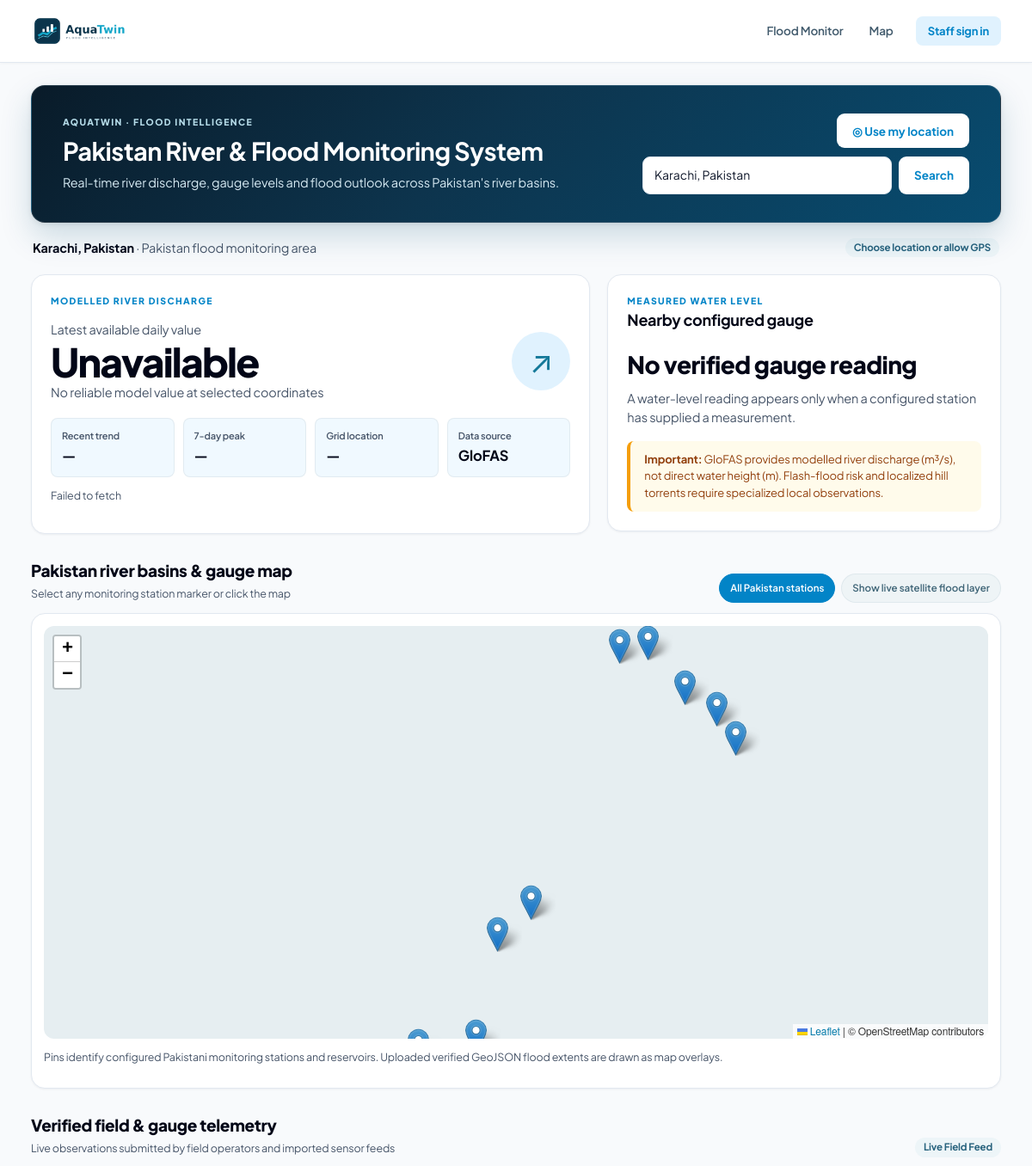
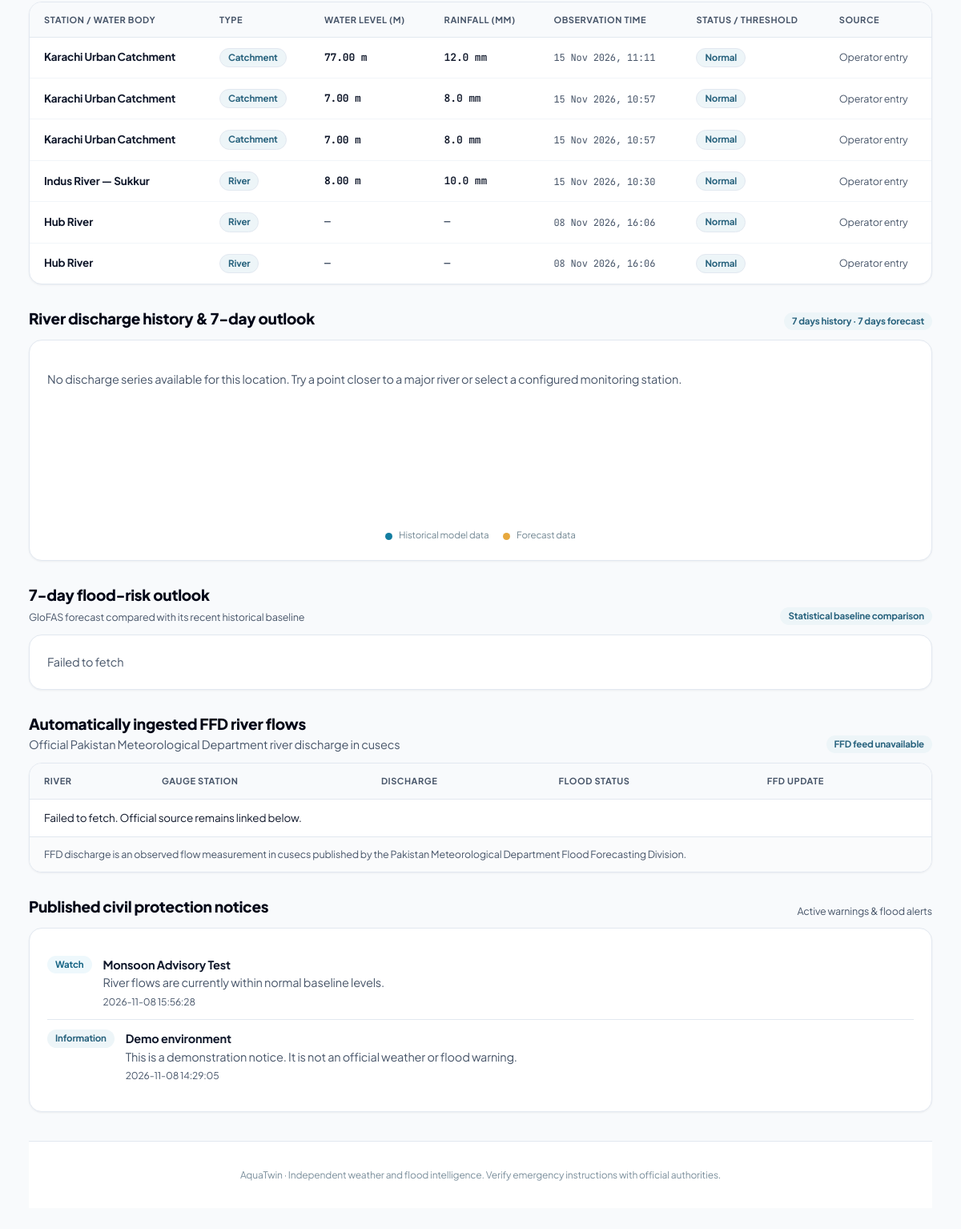
The page / on the database its author committed (2 pictures, top to bottom).
### tables this page shows
CREATE TABLE `weather_observations` (
  `id` bigint(20) UNSIGNED NOT NULL,
  `location_id` bigint(20) UNSIGNED NOT NULL,
  `observed_at` datetime NOT NULL,
  `rainfall_mm` decimal(8,2) DEFAULT NULL,
  `water_level_m` decimal(8,3) DEFAULT NULL,
  `source` varchar(120) NOT NULL DEFAULT 'Operator entry',
  `notes` text DEFAULT NULL,
  `entered_by` bigint(20) UNSIGNED DEFAULT NULL,
  `created_at` timestamp NOT NULL DEFAULT current_timestamp()
);

CREATE TABLE `locations` (
  `id` bigint(20) UNSIGNED NOT NULL,
  `name` varchar(160) NOT NULL,
  `area_type` enum('River','Canal','Catchment','Urban area') NOT NULL,
  `latitude` decimal(10,7) DEFAULT NULL,
  `longitude` decimal(10,7) DEFAULT NULL,
  `description` text DEFAULT NULL,
  `warning_level_m` decimal(8,3) DEFAULT NULL,
  `critical_level_m` decimal(8,3) DEFAULT NULL,
  `is_active` tinyint(1) NOT NULL DEFAULT 1,
  `created_at` timestamp NOT NULL DEFAULT current_timestamp()
);

CREATE TABLE `alerts` (
  `id` bigint(20) UNSIGNED NOT NULL,
  `title` varchar(180) NOT NULL,
  `severity` enum('Information','Watch','Warning','Critical') NOT NULL,
  `message` text NOT NULL,
  `is_active` tinyint(1) NOT NULL DEFAULT 1,
  `created_by` bigint(20) UNSIGNED DEFAULT NULL,
  `created_at` timestamp NOT NULL DEFAULT current_timestamp()
);

### public/index.php (the view, shortened to what this page needs)
<?php
require __DIR__.'/../app/bootstrap.php';
$place=trim($_GET['place']??'Karachi, Pakistan');
$lat=filter_var($_GET['lat']??null,FILTER_VALIDATE_FLOAT);$lon=filter_var($_GET['lon']??null,FILTER_VALIDATE_FLOAT);
if($lat===false||$lat===null)$lat=24.8607;if($lon===false||$lon===null)$lon=67.0011;
$locations=$pdo->query("SELECT l.id,l.name,l.latitude,l.longitude,l.area_type,l.description,
 (SELECT o.water_level_m FROM weather_observations o WHERE o.location_id=l.id ORDER BY o.observed_at DESC LIMIT 1) water_level_m,
 (SELECT o.rainfall_mm FROM weather_observations o WHERE o.location_id=l.id ORDER BY o.observed_at DESC LIMIT 1) rainfall_mm,
 (SELECT o.observed_at FROM weather_observations o WHERE o.location_id=l.id ORDER BY o.observed_at DESC LIMIT 1) observed_at,
 (SELECT o.source FROM weather_observations o WHERE o.location_id=l.id ORDER BY o.observed_at DESC LIMIT 1) observation_source
 FROM locations l WHERE l.is_active=1 ORDER BY l.name")->fetchAll();
$points=[];
foreach($locations as $l){
  if($l['latitude']!==null&&$l['longitude']!==null){
    $points[]=['id'=>(int)$l['id'],'name'=>$l['name'],'lat'=>(float)$l['latitude'],'lon'=>(float)$l['longitude'],'kind'=>$l['area_type'],'water'=>$l['water_level_m'],'rain'=>$l['rainfall_mm'],'observed'=>$l['observed_at'],'source'=>$l['observation_source']];
  }
}
$telemetryFeed = $pdo->query("SELECT o.id, o.observed_at, o.water_level_m, o.rainfall_mm, o.source, o.notes, l.name AS location, l.area_type, l.warning_level_m, l.critical_level_m
  FROM weather_observations o
  JOIN locations l ON l.id = o.location_id
  WHERE l.is_active = 1
  ORDER BY o.observed_at DESC, o.id DESC
  LIMIT 25")->fetchAll();
$layers=$pdo->query('SELECT title,source,geojson_file,observed_at FROM flood_map_layers WHERE is_active=1 ORDER BY created_at DESC')->fetchAll();
$alerts=$pdo->query("SELECT title,severity,message,created_at FROM alerts WHERE is_active=1 ORDER BY created_at DESC LIMIT 6")->fetchAll();
layout_header('Pakistan Flood Monitoring');
?>
<section class="hero flood-hero">
  <div>
    <div class="eyebrow" style="color:#b6dce9">AQUATWIN · FLOOD INTELLIGENCE</div>
    <h1>Pakistan River &amp; Flood Monitoring System</h1>
    <p>Real-time river discharge, gauge levels and flood outlook across Pakistan's river basins.</p>
  </div>
  <div class="hero-actions">
    <button class="btn-light" id="use-location" type="button">◎ Use my location</button>
    <div class="search">
      <input id="city" placeholder="Search city or river (e.g. Sukkur, Indus, Kabul)" value="<?=e($place)?>">
      <button class="btn-light" id="search-place" type="button">Search</button>
    </div>
  </div>
</section>
<div class="location-strip">
  <div><b id="place-label"><?=e($place)?></b><span class="muted"> · Pakistan flood monitoring area</span></div>
  <span class="pill" id="geo-status">Choose location or allow GPS</span>
</div>
<section id="flood-data" data-lat="<?=e($lat)?>" data-lon="<?=e($lon)?>" data-place="<?=e($place)?>" class="grid">
  <div class="card">
    <div class="eyebrow">MODELLED RIVER DISCHARGE</div>
    <div class="discharge-main">
      <div>
        <div class="muted">Latest available daily value</div>
        <div class="temp" id="discharge-now">—</div>
        <div class="muted" id="discharge-date">Waiting for flood data</div>
      </div>
      <div class="flow-icon">↗</div>
    </div>
    <div class="metrics">
      <div class="metric"><small>Recent trend</small><b id="flow-trend">—</b></div>
      <div class="metric"><small>7-day peak</small><b id="flow-peak">—</b></div>
      <div class="metric"><small>Grid location</small><b id="grid-point">—</b></div>
      <div class="metric"><small>Data source</small><b>GloFAS</b></div>
    </div>
    <p class="muted small" id="flood-source">Connecting to river discharge telemetry…</p>
  </div>
  <div class="card">
    <div class="eyebrow">MEASURED WATER LEVEL</div>
    <h2 id="gauge-title">Nearby configured gauge</h2>
    <div class="gauge-value" id="gauge-level">No verified gauge reading</div>
    <div class="muted" id="gauge-meta">A water-level reading appears only when a configured station has supplied a measurement.</div>
    <div class="notice" style="margin-top:16px"><b>Important:</b> GloFAS provides modelled river discharge (m³/s), not direct water height (m). Flash-flood risk and localized hill torrents require specialized local observations.</div>
  </div>
</section>
<div class="section-head">
  <div><h2>Pakistan river basins &amp; gauge map</h2><span class="muted small">Select any monitoring station marker or click the map</span></div>
  <div class="map-tools">
    <button class="map-chip active" data-layer="all">All Pakistan stations</button>
    <button class="map-chip" id="gfm-toggle" type="button">Show live satellite flood layer</button>
  </div>
</div>
<div class="card map-card">
  <div id="map" data-gfm-wms="https://geoserver.gfm.eodc.eu/geoserver/gfm/wms" data-points="<?=e(json_encode($points,JSON_HEX_TAG|JSON_HEX_APOS|JSON_HEX_QUOT|JSON_HEX_AMP))?>" data-layers="<?=e(json_encode($layers,JSON_HEX_TAG|JSON_HEX_APOS|JSON_HEX_QUOT|JSON_HEX_AMP))?>"></div>
  <p class="muted small">Pins identify configured Pakistani monitoring stations and reservoirs. Uploaded verified GeoJSON flood extents are drawn as map overlays.</p>
</div>
<div class="section-head">
  <div>
    <h2>Verified field &amp; gauge telemetry</h2>
    <span class="muted small">Live observations submitted by field operators and imported sensor feeds</span>
  </div>
  <span class="pill">Live Field Feed</span>
</div>
<div class="card card-table">
  <div class="table-wrap">
    <table class="table table-enterprise">
      <thead>
        <tr>
          <th>Station / Water Body</th>
          <th>Type</th>
          <th>Water Level (m)</th>
          <th>Rainfall (mm)</th>
          <th>Observation Time</th>
          <th>Status / Threshold</th>
          <th>Source</th>
        </tr>
      </thead>
      <tbody>
        <?php if(!$telemetryFeed): ?>
          <tr><td colspan="7" class="muted" style="text-align:center;padding:24px">No ground telemetry readings recorded yet. (Upload CSV or record operator reading to view here).</td></tr>
        <?php else: foreach($telemetryFeed as $f):
          $statusBadge = '<span class="pill pill-subtle">Normal</span>';
        ?>
          <tr>
            <td><b><?=e($f['location'])?></b></td>
            <td><span class="pill pill-subtle"><?=e($f['area_type'])?></span></td>
            <td class="num-cell"><?=$f['water_level_m'] !== null ? '<b>'.e(number_format((float)$f['water_level_m'], 2)).' m</b>' : '<span class="muted">—</span>'?></td>
            <td class="num-cell"><?=$f['rainfall_mm'] !== null ? e(number_format((float)$f['rainfall_mm'], 1)).' mm' : '<span class="muted">—</span>'?></td>
            <td><span class="date-cell"><?=date('d M Y, H:i', strtotime($f['observed_at']))?></span></td>
            <td><?=$statusBadge?></td>
            <td><span class="muted small"><?=e($f['source'])?></span></td>
          </tr>
        <?php endforeach; endif; ?>
      </tbody>
    </table>
  </div>
</div>
<div class="section-head">
  <h2>River discharge history &amp; 7-day outlook</h2>
  <span class="pill">7 days history · 7 days forecast</span>
</div>
<div class="card">
  <div id="discharge-chart" class="chart-area"><span class="muted">Loading river-discharge series…</span></div>
  <div class="legend"><span><i class="dot history-dot"></i> Historical model data</span><span><i class="dot forecast-dot"></i> Forecast data</span></div>
</div>
<div class="section-head">
  <div><h2>7-day flood-risk outlook</h2><span class="muted small">GloFAS forecast compared with its recent historical baseline</span></div>
  <span class="pill">Statistical baseline comparison</span>
</div>
<div class="card" id="risk-outlook-card">
  <div id="risk-outlook" class="muted">Loading forecast-based risk outlook…</div>
</div>
<div class="section-head">
  <div><h2>Automatically ingested FFD river flows</h2><span class="muted section-sub">Official Pakistan Meteorological Department river discharge in cusecs</span></div>
  <span class="pill" id="ffd-sync-status">Connecting to FFD…</span>
</div>
<div class="card card-table">
  <div class="table-wrap">
    <table class="table table-enterprise">
      <thead>
        <tr><th>River</th><th>Gauge station</th><th>Discharge</th><th>Flood status</th><th>FFD update</th></tr>
      </thead>
      <tbody id="ffd-gauge-rows">
      </tbody>
    </table>
  </div>
  <div class="table-footer-note">
    <p class="muted small" id="ffd-note">FFD discharge is an observed flow measurement in cusecs published by the Pakistan Meteorological Department Flood Forecasting Division.</p>
  </div>
</div>
<div class="section-head">
  <h2>Published civil protection notices</h2>
  <span class="muted small">Active warnings &amp; flood alerts</span>
</div>
<div class="card">
  <?php if(!$alerts): ?>
    <p class="muted">No active platform notices published.</p>
  <?php else: foreach($alerts as $a): ?>
    <div class="alert-row">
      <span class="pill pill-<?=e(strtolower($a['severity']))?>"><?=e($a['severity'])?></span>
      <div>
        <b><?=e($a['title'])?></b>
        <div class="muted"><?=e($a['message'])?></div>
        <small class="muted"><?=e($a['created_at'])?></small>
      </div>
    </div>
  <?php endforeach; endif; ?>
</div>
<?php layout_footer(); ?>

### app/helpers.php (shortened to what this page needs)
<?php
function e($v): string { return htmlspecialchars((string)$v, ENT_QUOTES, 'UTF-8'); }
function current_user(): ?array { return $_SESSION['user'] ?? null; }
function layout_header(string $title, bool $admin=false): void { ?>
<!doctype html><html lang="en"><head><meta charset="utf-8"><meta name="viewport" content="width=device-width, initial-scale=1, viewport-fit=cover">
<link rel="stylesheet" href="assets/style.css">
<link rel="stylesheet" href="https://unpkg.com/leaflet@1.9.4/dist/leaflet.css">
</head><body><header class="topbar"><div class="topbar-container"><a class="brand" href="index.php"><img class="brand-logo" src="assets/aquatwin-logo.png" alt="AquaTwin"></a>
<nav class="nav-menu" id="nav-menu"><a class="nav-link" href="index.php">Flood Monitor</a><a class="nav-link" href="index.php#map">Map</a><?php if(current_user()): ?><a class="nav-link" href="<?=current_user()['role']==='Admin'?'admin.php':'operator.php'?>">Dashboard</a><a class="nav-link nav-btn" href="logout.php"><span class="user-greeting"><?=e(current_user()['name'])?></span> · Sign out</a><?php else: ?><a class="nav-link nav-btn" href="login.php">Staff sign in</a><?php endif; ?></nav></div></header>
<main class="page"><?php }
function layout_footer(): void { ?><footer class="footer"><div class="footer-inner">AquaTwin · Independent weather and flood intelligence. Verify emergency instructions with official authorities.</div></footer>
<script src="https://unpkg.com/leaflet@1.9.4/dist/leaflet.js"></script><script src="assets/app.js"></script></main></body></html><?php }

### rows shown on the page
weather_observations: location.name "Karachi Urban Catchment", location.area_type "Catchment", water_level_m "77.00", rainfall_mm "12.0", observed_at "15 Nov 2026, 11:11", source "Operator entry"
weather_observations: location.name "Karachi Urban Catchment", location.area_type "Catchment", water_level_m "7.00", rainfall_mm "8.0", observed_at "15 Nov 2026, 10:57", source "Operator entry"
weather_observations: location.name "Karachi Urban Catchment", location.area_type "Catchment", water_level_m "7.00", rainfall_mm "8.0", observed_at "15 Nov 2026, 10:57", source "Operator entry"
weather_observations: location.name "Indus River — Sukkur", location.area_type "River", water_level_m "8.00", rainfall_mm "10.0", observed_at "15 Nov 2026, 10:30", source "Operator entry"
weather_observations: location.name "Hub River", location.area_type "River", observed_at "08 Nov 2026, 16:06", source "Operator entry"
weather_observations: location.name "Hub River", location.area_type "River", observed_at "08 Nov 2026, 16:06", source "Operator entry"
alerts: severity "Watch", title "Monsoon Advisory Test", message "River flows are currently within normal baseline levels.", created_at "2026-11-08 15:56:28"
alerts: severity "Information", title "Demo environment", message "This is a demonstration notice. It is not an official weather or flood warning.", created_at "2026-11-08 14:29:05"

### other values the page prints
$place "Karachi, Pakistan"
